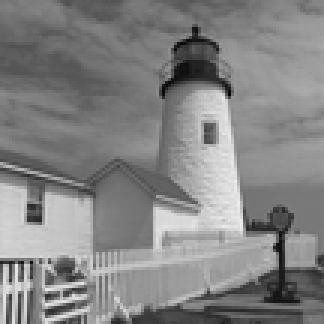
%> input picture Lab02/kodim19-256.png, 108 x 108 px, shrunk from 256 x 256 before the run (shown 3 times larger)
$ octave script.m   (GNU Octave 9; MATLAB toolbox functions it lacks are replaced by stand-ins)
%> lines starting %> are read from the running program, lines starting %| are printed output that depends on the picture
%% Quesiton 1
close all
clear
I = double(imread("kodim19-256.png"))/255.0;
%> I: size 108x108 double; min 0.0196, max 0.925, mean 0.518
mask = (1/20.25)*[1 2.5 1; 2.5 6.25 2.5; 1 2.5 1];
IO = conv2(I, mask, 'same');

h = tiledlayout(1,3, 'TileSpacing','Compact','Padding','Compact');
nexttile
imshow(mask)
title("Convolution Mask")
nexttile
imshow(I)
title("Image Before Convolution")
nexttile
imshow(IO)
title("Image After Convolution")
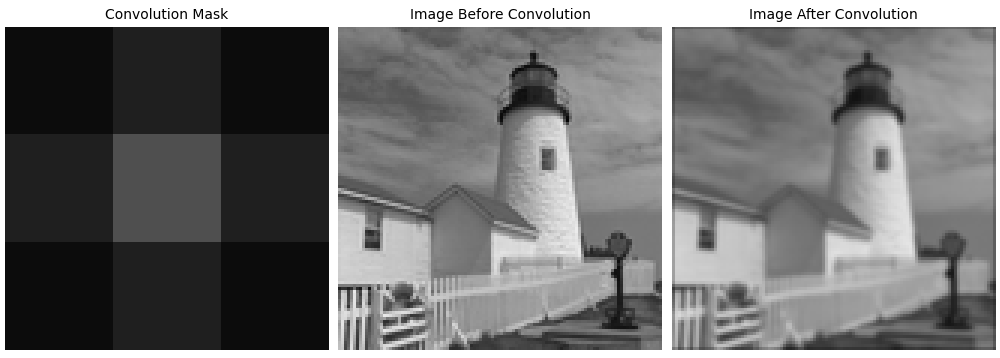
%> figure redrawn from the program's plot data, 3 panels
exportgraphics(h, 'report/Images/ConvdImageIO.png', 'BackgroundColor','none')


%% Question 1 Seperable filters
close all
clear
I = double(imread("kodim19-256.png"))/255.0;
org_mask = (1/20.25)*[1 2.5 1; 2.5 6.25 2.5; 1 2.5 1];
row_filter = (1/4.5)*[1 2.5 1];
col_filter = (1/4.5)*[1; 2.5; 1];

h = tiledlayout(1,3, 'TileSpacing','Compact','Padding','Compact');
ax1 = nexttile;
IO = conv2(I, org_mask, 'same');
imshow(IO)
title("Conv with Mask")

ax2 = nexttile;
sep_out = conv2(conv2(I, col_filter, 'same'), row_filter, 'same');
imshow(sep_out)
title("Conv with Seperable Masks")

ax3 = nexttile;
histogram(abs(sep_out - IO));
title("Histogram of the Errors")

ax3.PlotBoxAspectRatio = ax1.PlotBoxAspectRatio;
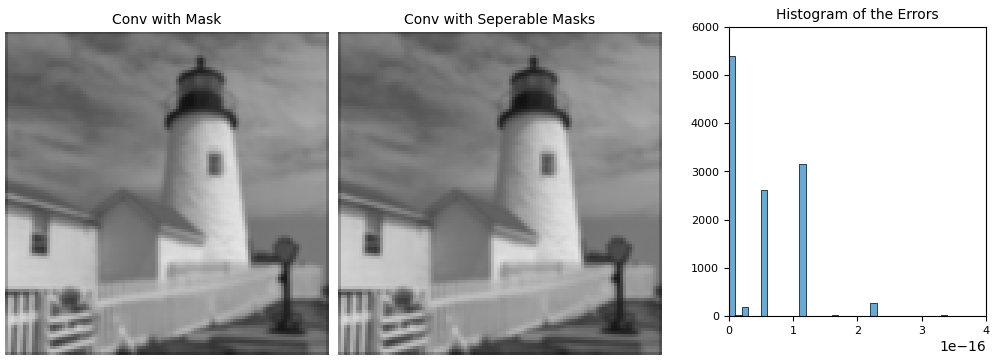
%> figure redrawn from the program's plot data, 3 panels
mean_abs_err = mean(mean(abs(sep_out - IO)));
%> mean_abs_err = 4.86e-17
exportgraphics(h, 'report/Images/SepConvdImageIO.png', 'BackgroundColor','none')
%% Question 2 Image Gradient
close all
clear
I = double(imread("kodim19-256.png"))/255.0;
horz_grad_mask = [0 -1 0; 0 0 0; 0 1 0];
vert_grad_mask = [0 0 0; -1 0 1; 0 0 0];
mask = (1/20.25)*[1 2.5 1; 2.5 6.25 2.5; 1 2.5 1];
IO = conv2(I, mask, 'same');
Ix = conv2(IO, horz_grad_mask, 'same');
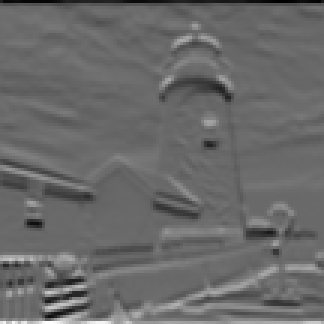
%> Ix: size 108x108 double (shown 3 times larger); min -0.531, max 0.75, mean 0.000414; drawn with min black and max white
Iy = conv2(IO, vert_grad_mask, 'same');
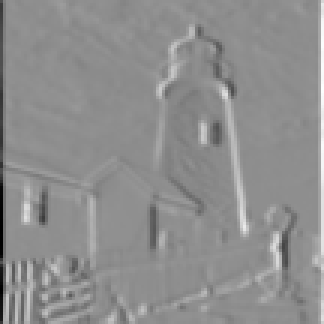
%> Iy: size 108x108 double (shown 3 times larger); min -0.825, max 0.648, mean 0.000354; drawn with min black and max white
grad_mag = normalize(Ix.^2 + Iy.^2, 'range');
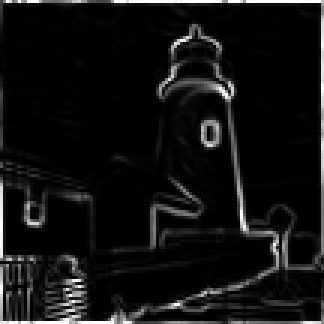
%> grad_mag: size 108x108 double (shown 3 times larger); min 0, max 1, mean 0.0732
h = tiledlayout(1,3, 'TileSpacing','Compact','Padding','Compact');
nexttile
imshow(Ix+0.5)
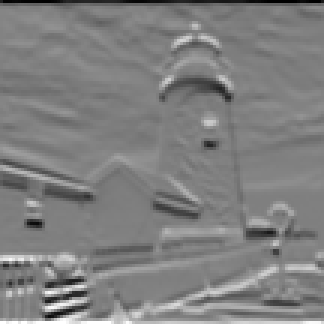
%> displayed picture: size 108x108, on the screen's scale of 0 to 255 (shown 3 times larger); min 0, max 255, mean 127.5
title("Horizontal Gradient")
nexttile
imshow(Iy+0.5)
title("Vertical Gradient")
nexttile
imshow(grad_mag)
title("Gradient Magnitude")
exportgraphics(h, 'report/Images/ImageGradients.png', 'BackgroundColor','none')
%% Question 3 Downsampling
close all
clear
I = double(imread("kodim19-256.png"))/255.0;
mask = (1/20.25)*[1 2.5 1; 2.5 6.25 2.5; 1 2.5 1];
IO = conv2(I, mask, 'same');


h = tiledlayout(1,3, 'TileSpacing','compact','Padding','compact');
h.Parent.WindowState = 'maximized';
set(gcf, 'Units', 'Normalized', 'OuterPosition', [0, 0, 1, 1]);

ax1 = nexttile;
imshow(I)
title("Original Image")

ax2 = nexttile;
imshow(I(1:2:end, 1:2:end))
title("Downsampled Image")

ax3 = nexttile;
imshow(IO(1:2:end, 1:2:end))
title("Downsampled Image after Lowpass Filter")

ax2.PlotBoxAspectRatio = ax1.PlotBoxAspectRatio;
ax3.PlotBoxAspectRatio = ax1.PlotBoxAspectRatio;
exportgraphics(h, 'report/Images/DownsampledImages.png', 'BackgroundColor','none')
%% Question 4 Unsharp Mask
close all
clear
I = double(imread("kodim19-256.png"))/255.0;
mask = (1/20.25)*[1 2.5 1; 2.5 6.25 2.5; 1 2.5 1];
IO = conv2(I, mask, 'same');
a1 = 2.0;
a2 = 4.7;
a3 = 10;

h = tiledlayout(1,3, 'TileSpacing','compact','Padding','compact');
nexttile
imshow(I + a1.*(I - IO))
title("$\alpha$ = "+num2str(a1), 'Interpreter','latex')

nexttile
imshow(I + a2.*(I - IO))
title("$\alpha$ = "+num2str(a2), 'Interpreter','latex')

nexttile
imshow(I + a3.*(I - IO))
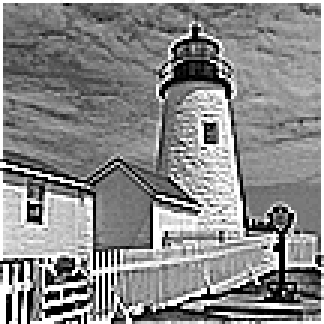
%> displayed picture: size 108x108, on the screen's scale of 0 to 255 (shown 3 times larger); min 0, max 255, mean 137
title("$\alpha$ = "+num2str(a3), 'Interpreter','latex')
exportgraphics(h, 'report/Images/SharpenedImages.png', 'BackgroundColor','none')


% [19 lines of commented-out code are left out]
